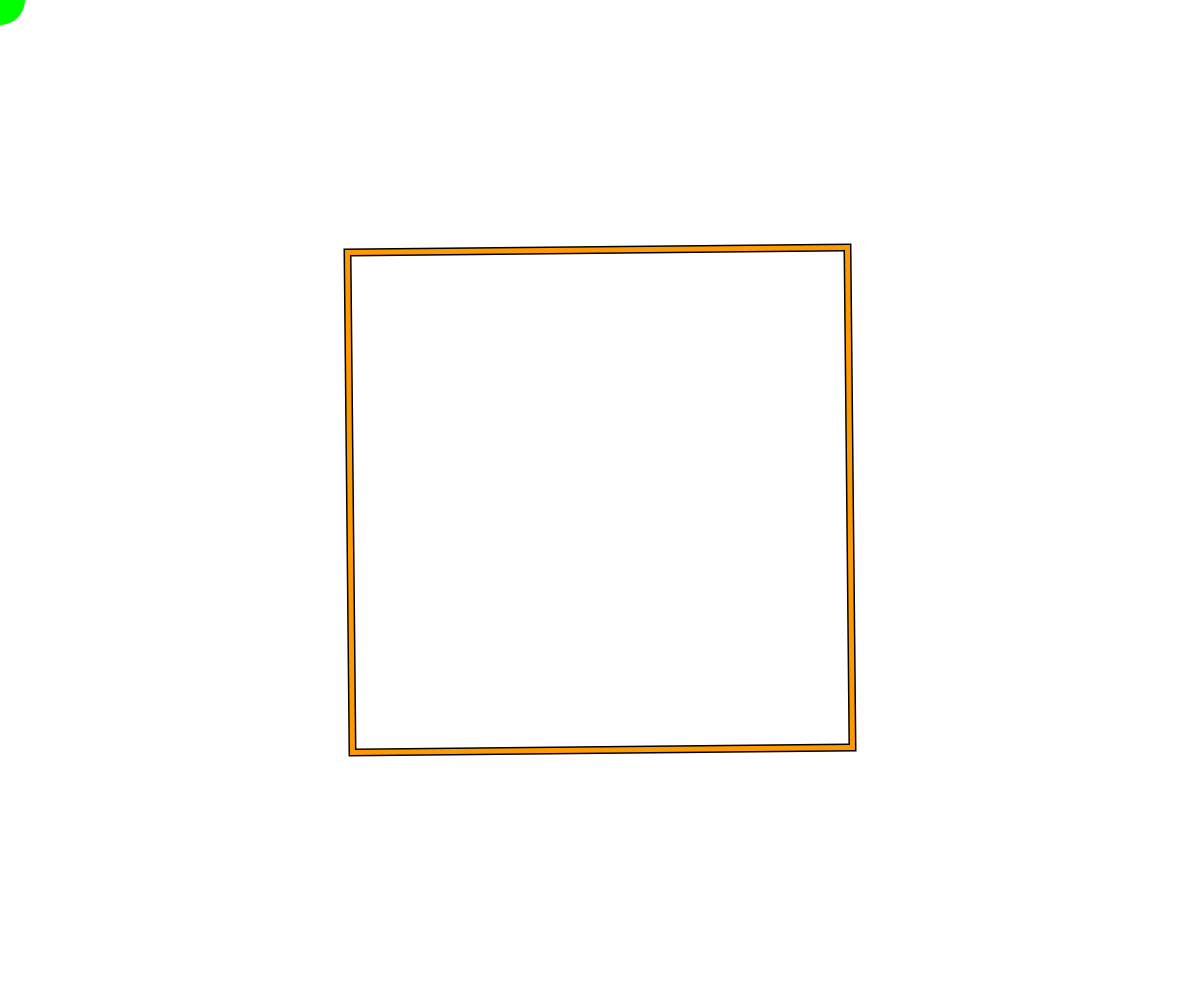
Frame 1 (no input)
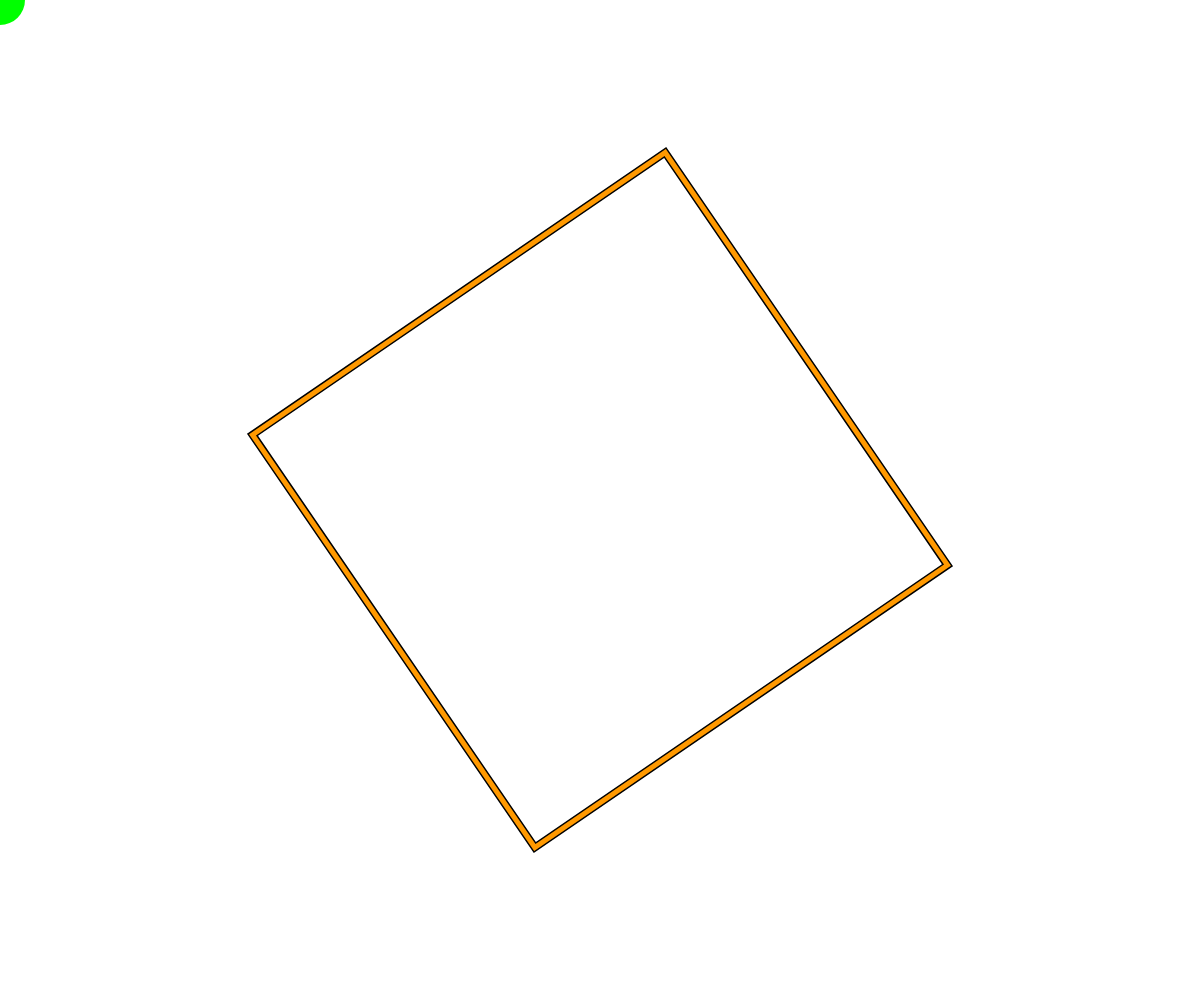
Frame 60 (no input)
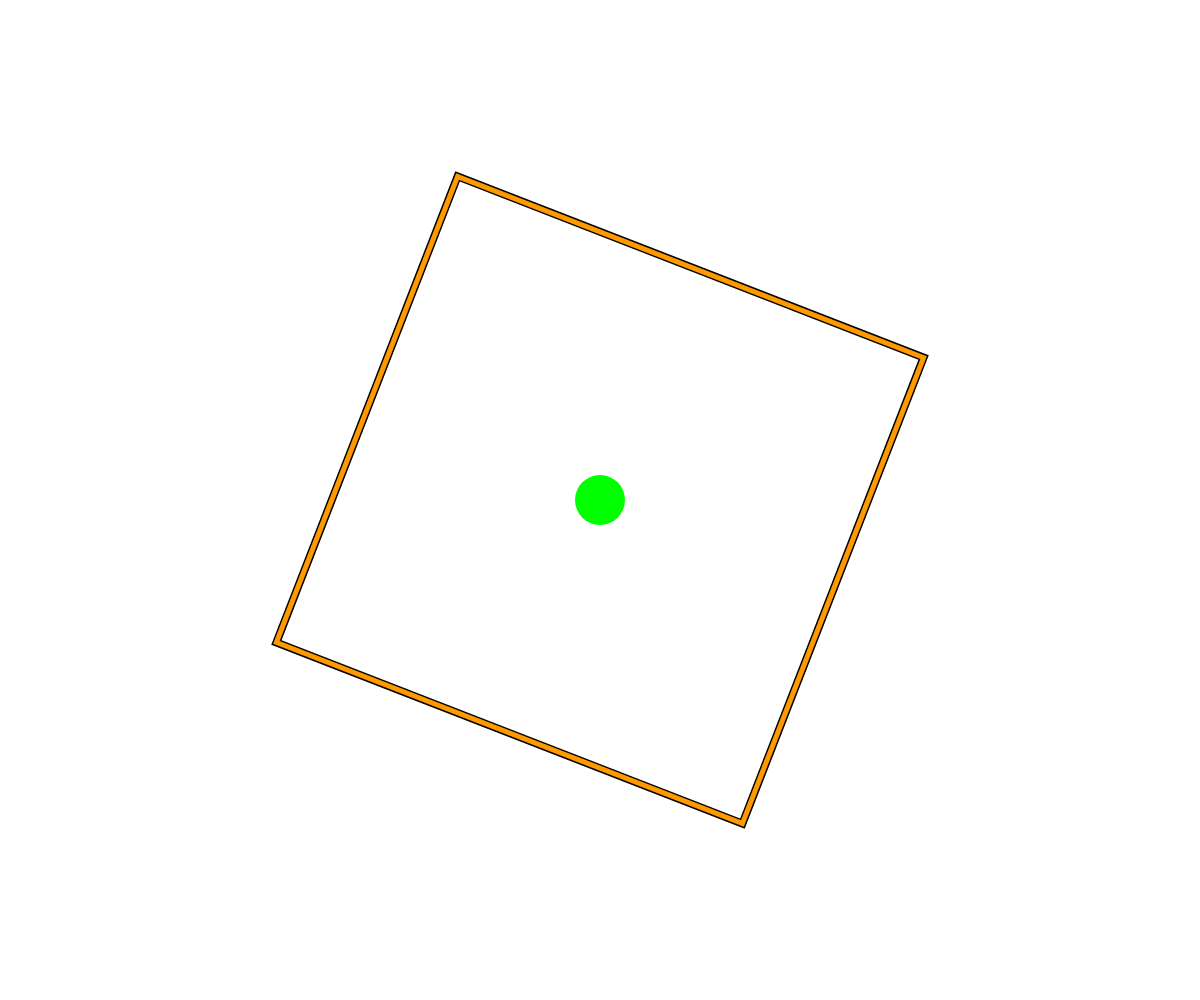
Frame 120 (the mouse pressed at the canvas centre since frame 60)

The p5.js sketch that drew these frames (run headless with seeded random() and noise() and a simulated clock; from frame 60 on, the mouse is pressed at the canvas centre):

// p5.js sketch
// ── sketch.js
// One-time initialisation at program start
function setup() {
	createCanvas(windowWidth, windowHeight)
	print(`Canvas size is ${width}x${height}`)

	rectMode(CENTER)
	ellipseMode(CENTER)
}

var t = 0.0;

// Called once per frame
function draw() {

	t -= 0.01

	// Paint a black background (will completely erase the canvas)
	//background('black');
	clear()
	noFill()
	
	push()
		translate(width/2, height/2)
		rotate(t)
	
		stroke(0)
		strokeWeight(8)
		rect(0, 0, 500, 500)

		stroke(255, 153, 0)
		strokeWeight(5)
		rect(0, 0, 500, 500)
	pop()

	fill(0, 255, 0)
	strokeWeight(0)
	ellipse(mouseX, mouseY, 50, 50)
	noFill()
}

function windowResized() {
  resizeCanvas(windowWidth, windowHeight);
  print(`Canvas size is ${width}x${height}`);
}
